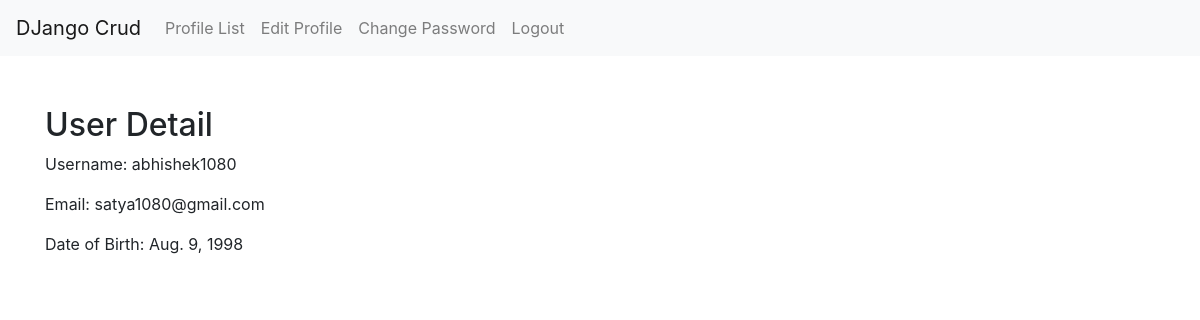
The app's page /profiles/3/ (signed in) with its own data.
### emp/models.py (models this page shows, shortened)
class CustomUser(AbstractUser):
    email = models.EmailField(unique=True)
    date_of_birth = models.DateField(null=True, blank=True)
    USERNAME_FIELD = 'email'
    REQUIRED_FIELDS = ['username']

### emp/views.py (the view)
# urls.py: path('profiles/<int:user_id>/', user_detail, name='user_detail'),
@login_required
def user_detail(request, user_id):
    user = get_object_or_404(CustomUser, id=user_id)
    return render(request, 'user_detail.html', {'user': user})

### emp/templates/user_detail.html (shortened to what this page needs)
{% extends "base_generic.html" %}
{% block content %}
  <h2>User Detail</h2>
  <p>Username: {{ user.username }}</p>
  <p>Email: {{ user.email }}</p>
  <p>Date of Birth: {{ user.date_of_birth }}</p>
{% endblock %}

### records on screen
CustomUser: username "abhishek1080", email "satya1080@gmail.com", date_of_birth "Aug. 9, 1998"
